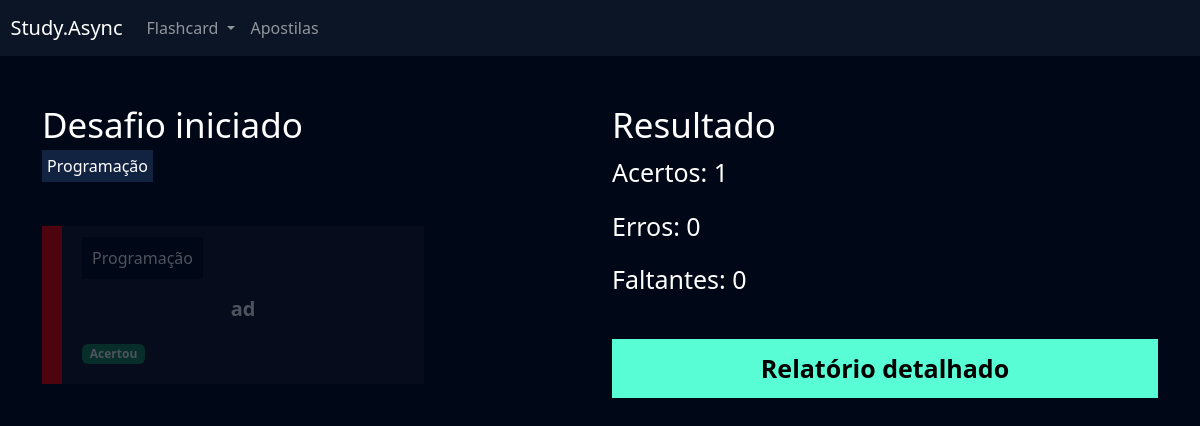
Page /flashcard/desafio/18/ (signed in) on the committed database.
### flashcard/models.py (models this page shows, shortened)
class FlashcardDesafio(models.Model):
    flashcard = models.ForeignKey(Flashcard, on_delete=models.DO_NOTHING)
    respondido = models.BooleanField(default=False)
    acertou = models.BooleanField(default=False)

class Flashcard(models.Model):
    DIFICULDADE_CHOICES = (('D', 'Difícil'), ('M', 'Médio'), ('F', 'Fácil'))
    user = models.ForeignKey(User, on_delete=models.DO_NOTHING)
    pergunta = models.CharField(max_length=100)
    resposta = models.TextField()
    categoria = models.ForeignKey(Categoria, on_delete=models.DO_NOTHING)
    dificuldade = models.CharField(max_length=1, choices=DIFICULDADE_CHOICES)
    @property
    def css_dificuldade(self):
        if self.dificuldade == 'F':
            return 'flashcard-facil'
        elif self.dificuldade == 'M':
            return 'flashcard-medio'
        elif self.dificuldade == 'D':
            return 'flashcard-dificil'

class Categoria(models.Model):
    nome = models.CharField(max_length=20)
    def __str__(self):
        return self.nome

### flashcard/views.py (the view)
# urls.py: path('desafio/<int:id>/', views.desafio, name='desafio'),
def desafio(request, id):
    desafio = Desafio.objects.get(id=id)
    if not desafio.user == request.user:
        raise Http404()
    if request.method == 'GET':
        flash = FlashcardDesafio.objects.filter(
            desafio=desafio, respondido=False).first()
        acertos = (
            desafio.flashcards.filter(respondido=True)
            .filter(acertou=True)
            .count()
        )
        erros = (
            desafio.flashcards.filter(respondido=True)
            .filter(acertou=False)
            .count()
        )
        faltantes = desafio.flashcards.filter(respondido=False).count()
        return render(
            request,
            'desafio.html',
            {
                'desafio': desafio,
                'flash': flash,
                'acertos': acertos,
                'erros': erros,
                'faltantes': faltantes,
            },
        )

### flashcard/templates/desafio.html (shortened to what this page needs)
{% extends "base/base.html" %}
{% load static %}
{% block 'head' %}
    <link href="{% static 'users/css/cadastro.css' %}" rel="stylesheet">
    <link href="{% static 'flashcard/css/novo_flashcard.css' %}" rel="stylesheet">
    <link href="{% static 'flashcard/css/iniciar_desafio.css' %}" rel="stylesheet">
    <link href="{% static 'flashcard/css/desafio.css' %}" rel="stylesheet">
    <link href='https://unpkg.com/boxicons@2.1.4/css/boxicons.min.css' rel='stylesheet'>
{% endblock 'head' %}
{% block 'conteudo' %}
    <div class="container">
        <br>
        <br>
        <div class="row">
            <div class="col-md">
                <h3 class="fonte-secundaria" >Desafio iniciado </h3>
                {% for flash in desafio.flashcards.all %}
                <span class="badge-categoria">{{flash.flashcard.categoria}}</span>
                {% endfor %}
                <br>
                <br>
                <br>
                {% for flash in desafio.flashcards.all %}
                    <div class="box-new-flashcard {% if flash.respondido %}op2{% endif %}">
                        <div class="flashcard {{flash.flashcard.css_dificuldade}}">
                            <div class="flashcard-categoria">
                                {{flash.flashcard.categoria}}
                            </div>
                            <br>
                            <br>
                            <div class="flashcard-box-item" onclick="flip_card({{flash.id}})">
                                <p class="flashcard-item">{{flash.flashcard.pergunta}}</p>
                            </div>
                            {% if not flash.respondido %}
                                <div class="responder">
                                    <a href="{% url 'flashcard:responder_flashcard' flash.id %}?acertou=0&desafio_id={{desafio.id}}"><i class='bx bxs-x-square icone-vermelho'></i></a>
                                    <a href="{% url 'flashcard:responder_flashcard' flash.id %}?acertou=1&desafio_id={{desafio.id}}"><i class='bx bxs-check-square icone-verde'></i></a>
                                </div>
                            {% else %}
                                {% if flash.acertou %}
                                    <span class="badge bg-success">Acertou</span>
                                {% else %}
                                    <span class="badge bg-danger">Errou</span>
                                {% endif %}
                            {% endif %}
                        </div>
                    </div>
                    <br>
                    <br>
                {% endfor %}
            </div>
            <div class="col-md">
                <h3 class="fonte-secundaria">Resultado</h3>
                <p class="fonte-p">Acertos: {{acertos}} </p>
                <p class="fonte-p">Erros: {{erros}} </p>
                <p class="fonte-p">Faltantes: {{faltantes}} </p>
                <br>
                <a class="btn-cadastro btn-desafio" href="{% url "flashcard:relatorio" desafio.id%}">Relatório detalhado</a>
            </div>
        </div>
    </div>
{% endblock 'conteudo' %}

### templates/static/geral/css/base.css (style rules this page uses)
:root { --main-color: #0b1526; --dark-color: #000716; --secondary-dark-color: rgb(15, 2, 26); --light-color: #00c1f3; --contrast-color: #f4c96b; --differential-color: #58fcd5; }
body { background-color: var(--dark-color) !important; color: white !important; }

### templates/static/users/css/cadastro.css (style rules this page uses)
* { margin: 0; padding: 0; }
.btn-cadastro { padding: 10px; background-color: #58fcd5; border: none; border: 1px solid #58fcd5; font-size: 18px; font-weight: bold; padding-left: 25px; padding-right: 25px; }

### templates/static/flashcard/css/novo_flashcard.css (style rules this page uses)
.box-new-flashcard { width: 70%; margin: auto; }
.flashcard { background-color: rgba(255, 255, 255, .08); padding: 20px; }
.flashcard-box-item { text-align: center; }
.flashcard p { font-size: 20px; font-weight: bold; cursor: pointer; }
.flashcard-dificil { border-left: 20px solid #FE0000; }
.flashcard-categoria { background-color: var(--dark-color); display: inline; padding: 10px; }

### templates/static/flashcard/css/iniciar_desafio.css (style rules this page uses)
.fonte-secundaria { font-size: 35px; }

### templates/static/flashcard/css/desafio.css (style rules this page uses)
.badge-categoria { padding: 5px; background-color: #122342; }
.box-new-flashcard { margin: 0; }
.op2 { opacity: .3; }
.fonte-p { font-size: 25px; }
.btn-desafio { width: 100% !important; color: black; text-decoration: none; display: block; text-align: center; font-size: 25px; }

### rows in the picture
FlashcardDesafio: flashcard.categoria "Programação", flashcard.pergunta "ad", respondido "Acertou"

### other values in the picture
{{ acertos }} "1"
{{ erros }} "0"
{{ faltantes }} "0"
